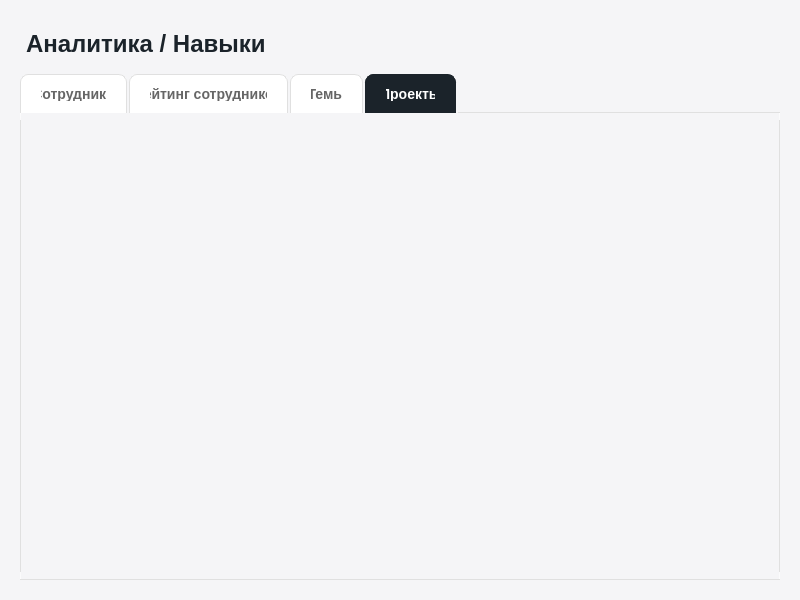
<?xml version="1.0" encoding="UTF-8"?>
<ui version="4.0">
 <class>AnalyticsPage</class>
 <widget class="QWidget" name="AnalyticsPage">
  <property name="geometry">
   <rect>
    <x>0</x>
    <y>0</y>
    <width>800</width>
    <height>600</height>
   </rect>
  </property>
  <property name="styleSheet">
   <string notr="true">QWidget {
    background-color: #F5F5F7;
    font-family: 'Segoe UI', Arial, sans-serif;
}</string>
  </property>
  <layout class="QVBoxLayout" name="verticalLayout">
   <property name="leftMargin">
    <number>20</number>
   </property>
   <property name="topMargin">
    <number>20</number>
   </property>
   <property name="rightMargin">
    <number>20</number>
   </property>
   <property name="bottomMargin">
    <number>20</number>
   </property>
   <item>
    <widget class="QLabel" name="titleLabel">
     <property name="styleSheet">
      <string notr="true">font-size: 24px;
font-weight: bold;
color: #1B232A;
padding: 10px 0;</string>
     </property>
     <property name="text">
      <string>Аналитика / Навыки</string>
     </property>
    </widget>
   </item>
   <item>
    <widget class="QTabWidget" name="tabWidget">
     <property name="styleSheet">
      <string notr="true">QTabBar::tab {
    background-color: white;
    color: #666;
    padding: 12px 20px;
    margin-right: 2px;
    border-top-left-radius: 8px;
    border-top-right-radius: 8px;
    border: 1px solid #E0E0E0;
    border-bottom: none;
    font-weight: bold;
    font-size: 14px;
}
QTabBar::tab:selected {
    background-color: #1B232A;
    color: white;
    border-color: #1B232A;
}
QTabBar::tab:hover:!selected {
    background-color: #F0F0F0;
}
QTabWidget::pane {
    background-color: white;
    border: 1px solid #E0E0E0;
    border-radius: 0px 8px 8px 8px;
    margin-top: -1px;
}</string>
     </property>
     <property name="currentIndex">
      <number>3</number>
     </property>
     <widget class="QWidget" name="employeesTab">
      <attribute name="title">
       <string>Сотрудники</string>
      </attribute>
      <layout class="QVBoxLayout" name="verticalLayout_2">
       <property name="leftMargin">
        <number>15</number>
       </property>
       <property name="topMargin">
        <number>15</number>
       </property>
       <property name="rightMargin">
        <number>15</number>
       </property>
       <property name="bottomMargin">
        <number>15</number>
       </property>
       <item>
        <layout class="QHBoxLayout" name="horizontalLayout_2">
         <item>
          <widget class="QComboBox" name="departmentFilter_2">
           <property name="minimumSize">
            <size>
             <width>186</width>
             <height>41</height>
            </size>
           </property>
           <property name="maximumSize">
            <size>
             <width>16777215</width>
             <height>41</height>
            </size>
           </property>
           <property name="styleSheet">
            <string notr="true">
QComboBox {
    border: 2px solid #E0E0E0;
    border-radius: 8px;
    padding: 8px 16px;
    font-size: 14px;
    background-color: white;
    min-width: 150px;
	color: black;
}
QComboBox:hover {
    border: 2px solid #ccab6e;
}
QComboBox::drop-down {
    border: none;
}
         </string>
           </property>
           <property name="editable">
            <bool>true</bool>
           </property>
           <property name="placeholderText" stdset="0">
            <string>Все исполнители</string>
           </property>
          </widget>
         </item>
         <item>
          <spacer name="horizontalSpacer_2">
           <property name="orientation">
            <enum>Qt::Horizontal</enum>
           </property>
           <property name="sizeHint" stdset="0">
            <size>
             <width>40</width>
             <height>20</height>
            </size>
           </property>
          </spacer>
         </item>
        </layout>
       </item>
       <item>
        <widget class="QScrollArea" name="employeesScroll">
         <property name="styleSheet">
          <string notr="true">border: none; background-color: transparent;</string>
         </property>
         <property name="widgetResizable">
          <bool>true</bool>
         </property>
         <widget class="QWidget" name="employeesContainer">
          <property name="geometry">
           <rect>
            <x>0</x>
            <y>0</y>
            <width>728</width>
            <height>384</height>
           </rect>
          </property>
          <property name="styleSheet">
           <string notr="true">background-color: transparent;</string>
          </property>
          <layout class="QGridLayout" name="employeesGrid">
           <property name="spacing">
            <number>15</number>
           </property>
          </layout>
         </widget>
        </widget>
       </item>
      </layout>
     </widget>
     <widget class="QWidget" name="ratingTab">
      <attribute name="title">
       <string>Рейтинг сотрудников</string>
      </attribute>
      <layout class="QVBoxLayout" name="verticalLayout_rating">
       <property name="leftMargin">
        <number>15</number>
       </property>
       <property name="topMargin">
        <number>15</number>
       </property>
       <property name="rightMargin">
        <number>15</number>
       </property>
       <property name="bottomMargin">
        <number>15</number>
       </property>
       <item>
        <layout class="QHBoxLayout" name="horizontalLayout">
         <item>
          <widget class="QComboBox" name="periodFilter">
           <property name="minimumSize">
            <size>
             <width>186</width>
             <height>41</height>
            </size>
           </property>
           <property name="maximumSize">
            <size>
             <width>16777215</width>
             <height>41</height>
            </size>
           </property>
           <property name="styleSheet">
            <string notr="true">
QComboBox {
    border: 2px solid #E0E0E0;
    border-radius: 8px;
    padding: 8px 16px;
    font-size: 14px;
    background-color: white;
    min-width: 150px;
	color: black;
}
QComboBox:hover {
    border: 2px solid #ccab6e;
}
QComboBox::drop-down {
    border: none;
}
         </string>
           </property>
           <property name="editable">
            <bool>true</bool>
           </property>
           <property name="placeholderText" stdset="0">
            <string>Все проекты</string>
           </property>
          </widget>
         </item>
         <item>
          <widget class="QComboBox" name="departmentFilter">
           <property name="minimumSize">
            <size>
             <width>186</width>
             <height>41</height>
            </size>
           </property>
           <property name="maximumSize">
            <size>
             <width>16777215</width>
             <height>41</height>
            </size>
           </property>
           <property name="styleSheet">
            <string notr="true">
QComboBox {
    border: 2px solid #E0E0E0;
    border-radius: 8px;
    padding: 8px 16px;
    font-size: 14px;
    background-color: white;
    min-width: 150px;
	color: black;
}
QComboBox:hover {
    border: 2px solid #ccab6e;
}
QComboBox::drop-down {
    border: none;
}
         </string>
           </property>
           <property name="editable">
            <bool>true</bool>
           </property>
           <property name="placeholderText" stdset="0">
            <string>Все исполнители</string>
           </property>
          </widget>
         </item>
         <item>
          <spacer name="horizontalSpacer">
           <property name="orientation">
            <enum>Qt::Horizontal</enum>
           </property>
           <property name="sizeHint" stdset="0">
            <size>
             <width>40</width>
             <height>20</height>
            </size>
           </property>
          </spacer>
         </item>
        </layout>
       </item>
       <item>
        <widget class="QScrollArea" name="ratingScroll">
         <property name="styleSheet">
          <string notr="true">border: none; background-color: transparent;</string>
         </property>
         <property name="widgetResizable">
          <bool>true</bool>
         </property>
         <widget class="QWidget" name="ratingContainer">
          <property name="geometry">
           <rect>
            <x>0</x>
            <y>0</y>
            <width>728</width>
            <height>384</height>
           </rect>
          </property>
          <property name="styleSheet">
           <string notr="true">background-color: transparent;</string>
          </property>
          <layout class="QVBoxLayout" name="ratingLayout">
           <property name="spacing">
            <number>10</number>
           </property>
          </layout>
         </widget>
        </widget>
       </item>
      </layout>
     </widget>
     <widget class="QWidget" name="themesTab">
      <attribute name="title">
       <string>Темы</string>
      </attribute>
      <layout class="QVBoxLayout" name="verticalLayout_3">
       <item>
        <widget class="QLabel" name="themesPlaceholder">
         <property name="styleSheet">
          <string notr="true">font-size: 18px; color: #666;</string>
         </property>
         <property name="text">
          <string/>
         </property>
        </widget>
       </item>
      </layout>
     </widget>
     <widget class="QWidget" name="projectsTab">
      <attribute name="title">
       <string>Проекты</string>
      </attribute>
      <layout class="QVBoxLayout" name="verticalLayout_4">
       <item>
        <widget class="QLabel" name="projectsPlaceholder">
         <property name="styleSheet">
          <string notr="true">font-size: 18px; color: #666;</string>
         </property>
         <property name="text">
          <string/>
         </property>
        </widget>
       </item>
      </layout>
     </widget>
    </widget>
   </item>
  </layout>
 </widget>
 <resources/>
 <connections/>
</ui>
